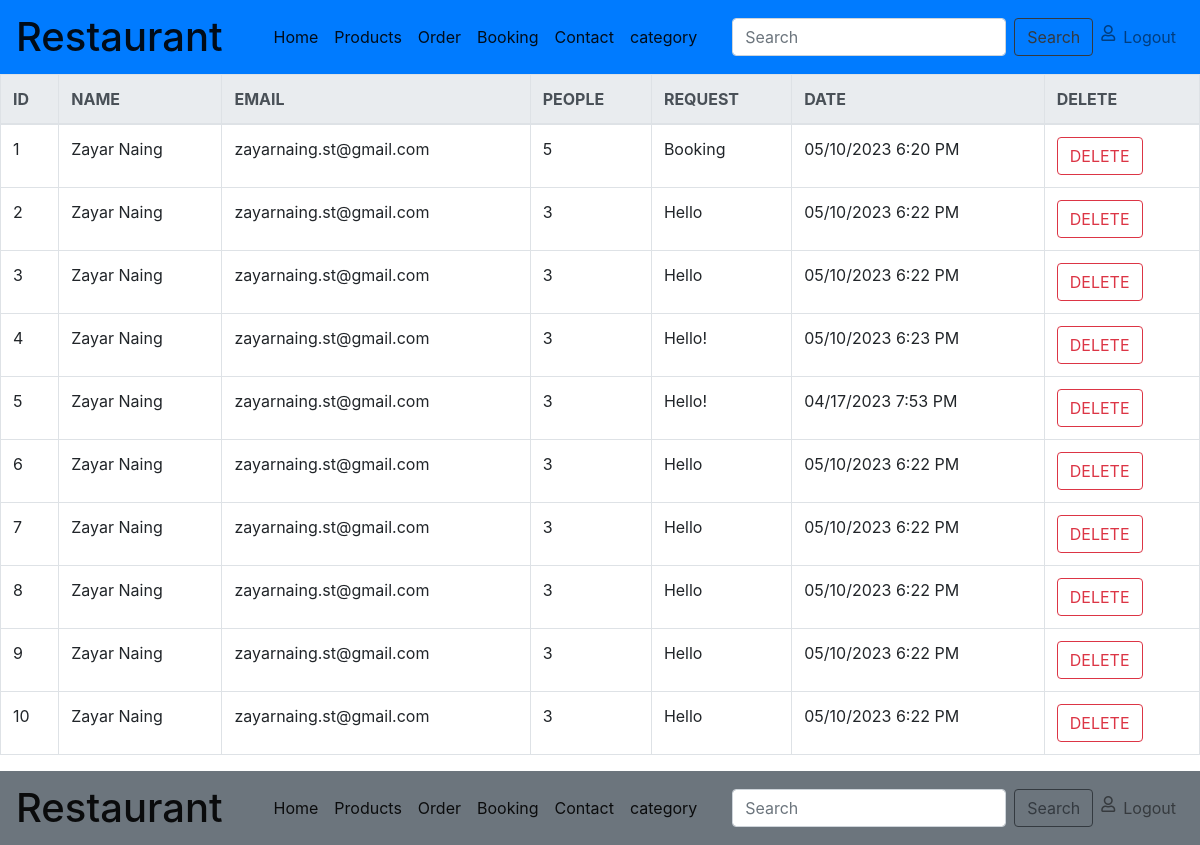
Page /admin/view_booking.php on the committed database.
### tables this page shows
CREATE TABLE `booking` (
  `b_id` int(11) NOT NULL,
  `b_name` varchar(200) NOT NULL,
  `b_email` varchar(200) NOT NULL,
  `b_peo` int(11) NOT NULL,
  `b_req` varchar(500) NOT NULL,
  `b_date` varchar(200) NOT NULL
);

### admin/view_booking.php (the view, shortened to what this page needs)
<?php
include("db_con.php")
    ?>
<!DOCTYPE html>
<html lang="en">
<head>
    <link rel="stylesheet" href="css/fontawesome.min.css">
    <link rel="stylesheet" href="css/fullcalendar.min.css">
    <link rel="stylesheet" href="css/bootstrap.min.css">
</head>
<body>
<nav class="navbar navbar-expand-lg navbar-light bg-primary">
                        <a class="navbar-brand" href="#">
                            <h1 class="tm-site-title mb-0">Restaurant</h1>
                        </a>
                        <div class="collapse navbar-collapse" id="navbarSupportedContent">
                            <ul class="navbar-nav mx-auto">
                                <li class="nav-item">
                                    <a class="nav-link active" href="home.php">Home
                                    </a>
                                </li>
                                <li class="nav-item">
                                    <a class="nav-link active" href="products.php">Products <span class="sr-only">(current)</span></a>
                                </li>
                                <li class="nav-item">
                                    <a class="nav-link active" href="view_order.php">Order <span class="sr-only">(current)</span></a>
                                </li>
                                <li class="nav-item">
                                    <a class="nav-link active" href="view_booking.php">Booking <span class="sr-only">(current)</span></a></a>
                                </li>
                                <li class="nav-item">
                                    <a class="nav-link active" href="feedback.php">Contact <span class="sr-only">(current)</span></a></a>
                                </li>
                                <li class="nav-item">
                                    <a class="nav-link active" href="category.php">category <span class="sr-only">(current)</span></a></a>
                                </li>
                            </ul>
                            <form class="form-inline my-2 my-lg-0">
                <input class="form-control mr-sm-2" type="search" placeholder="Search" aria-label="Search">
                <button class="btn btn-outline-dark my-2 my-sm-0" type="submit">Search</button>
            </form>
                            <ul class="navbar-nav">
                                <li class="nav-item">
                                    <a class="nav-link d-flex" href="index.php">
                                        <i class="far fa-user mr-2 tm-logout-icon"></i>
                                        <span>Logout</span>
                                    </a>
                                </li>
                            </ul>
                        </div>
                    </nav>
            <table class="table table-bordered table-hover">
                <thead class="thead-light">
                    <tr class="text-uppercase text-success">
                        <th scope="col">ID</th>
                        <th scope="col">Name</th>
                        <th scope="col">Email</th>
                        <th scope="col">People</th>
                        <th scope="col">Request</th>
                        <th scope="col">Date</th>
                        <th scope="col">Delete</th>
                    </tr>
                </thead>
                <tbody>
                    <?php
                    $sql = "SELECT * FROM booking";
                    $req = mysqli_query($con, $sql);
                    while ($row = mysqli_fetch_assoc($req)):
                        ?>
                        <tr>
                            <td>
                                <?php echo $row['b_id']; ?>
                            </td>
                            <td>
                                <?php echo $row['b_name']; ?>
                            </td>
                            <td>
                                <?php echo $row['b_email']; ?>
                            </td>
                            <td>
                                <?php echo $row['b_peo']; ?>
                            </td>
                            <td>
                                <?php echo $row['b_req']; ?>
                            </td>
                            <td>
                                <?php echo $row['b_date']; ?>
                            </td>
                            <td><a href="del_booking.php?b_id=<?php echo $row['b_id']; ?>"
                                        class="btn btn-outline-danger">DELETE</a></td>
                        </tr>
                    <?php endwhile; ?>
                </tbody>
            </table>
    <footer>
    <nav class="navbar navbar-expand-lg navbar-light bg-secondary">
                        <a class="navbar-brand" href="#">
                            <h1 class="tm-site-title mb-0">Restaurant</h1>
                        </a>
                        <div class="collapse navbar-collapse" id="navbarSupportedContent">
                            <ul class="navbar-nav mx-auto">
                                <li class="nav-item">
                                    <a class="nav-link active" href="home.php">Home
                                    </a>
                                </li>
                                <li class="nav-item">
                                    <a class="nav-link active" href="products.php">Products <span class="sr-only">(current)</span></a>
                                </li>
                                <li class="nav-item">
                                    <a class="nav-link active" href="view_order.php">Order <span class="sr-only">(current)</span></a>
                                </li>
                                <li class="nav-item">
                                    <a class="nav-link active" href="view_booking.php">Booking <span class="sr-only">(current)</span></a></a>
                                </li>
                                <li class="nav-item">
                                    <a class="nav-link active" href="feedback.php">Contact <span class="sr-only">(current)</span></a></a>
                                </li>
                                <li class="nav-item">
                                    <a class="nav-link active" href="category.php">category <span class="sr-only">(current)</span></a></a>
                                </li>
                            </ul>
                            <form class="form-inline my-2 my-lg-0">
                <input class="form-control mr-sm-2" type="search" placeholder="Search" aria-label="Search">
                <button class="btn btn-outline-dark my-2 my-sm-0" type="submit">Search</button>
            </form>
                            <ul class="navbar-nav">
                                <li class="nav-item">
                                    <a class="nav-link d-flex" href="index.php">
                                        <i class="far fa-user mr-2 tm-logout-icon"></i>
                                        <span>Logout</span>
                                    </a>
                                </li>
                            </ul>
                        </div>
                    </nav>
    </footer>
</body>
</html>

### rows in the picture
booking: b_id "1", b_name "Zayar Naing", b_email "zayarnaing.st@gmail.com", b_peo "5", b_req "Booking", b_date "05/10/2023 6:20 PM"
booking: b_id "2", b_name "Zayar Naing", b_email "zayarnaing.st@gmail.com", b_peo "3", b_req "Hello", b_date "05/10/2023 6:22 PM"
booking: b_id "3", b_name "Zayar Naing", b_email "zayarnaing.st@gmail.com", b_peo "3", b_req "Hello", b_date "05/10/2023 6:22 PM"
booking: b_id "4", b_name "Zayar Naing", b_email "zayarnaing.st@gmail.com", b_peo "3", b_req "Hello!", b_date "05/10/2023 6:23 PM"
booking: b_id "5", b_name "Zayar Naing", b_email "zayarnaing.st@gmail.com", b_peo "3", b_req "Hello!", b_date "04/17/2023 7:53 PM"
booking: b_id "6", b_name "Zayar Naing", b_email "zayarnaing.st@gmail.com", b_peo "3", b_req "Hello", b_date "05/10/2023 6:22 PM"
booking: b_id "7", b_name "Zayar Naing", b_email "zayarnaing.st@gmail.com", b_peo "3", b_req "Hello", b_date "05/10/2023 6:22 PM"
booking: b_id "8", b_name "Zayar Naing", b_email "zayarnaing.st@gmail.com", b_peo "3", b_req "Hello", b_date "05/10/2023 6:22 PM"
booking: b_id "9", b_name "Zayar Naing", b_email "zayarnaing.st@gmail.com", b_peo "3", b_req "Hello", b_date "05/10/2023 6:22 PM"
booking: b_id "10", b_name "Zayar Naing", b_email "zayarnaing.st@gmail.com", b_peo "3", b_req "Hello", b_date "05/10/2023 6:22 PM"
